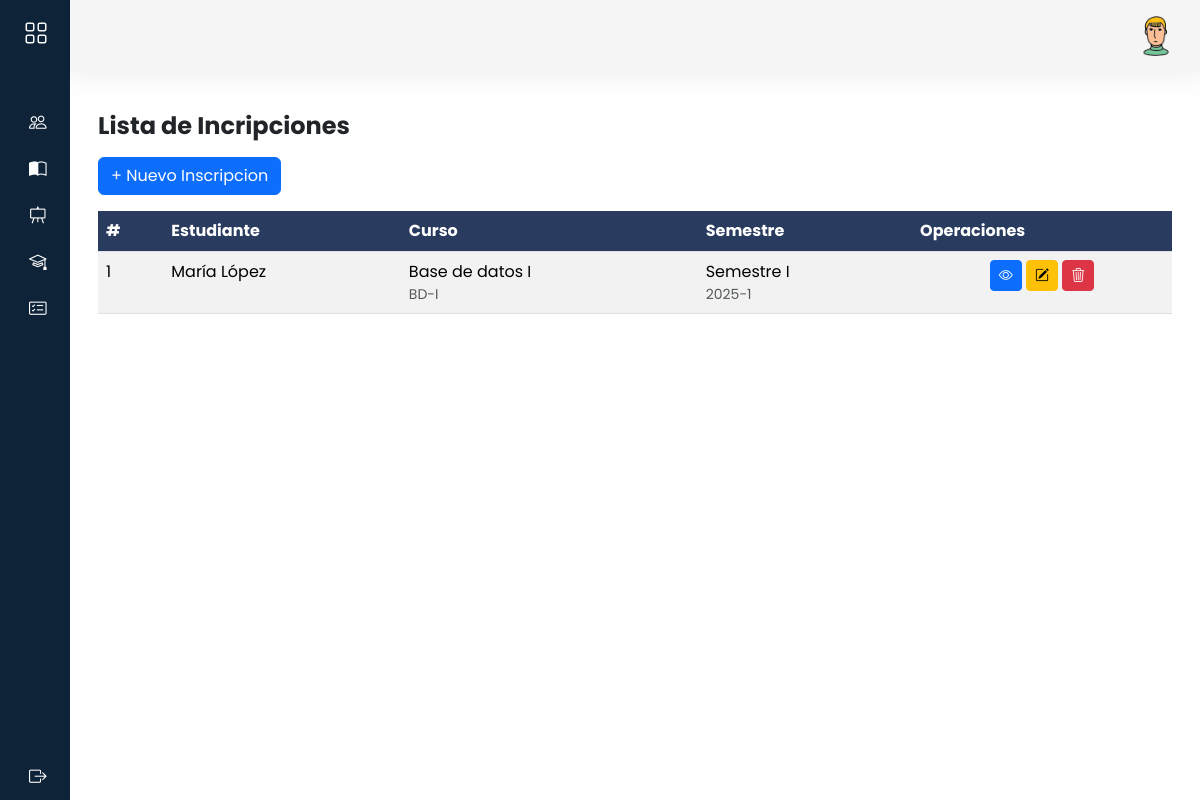
The page /admi/inscripciones/ on the database its author committed.
### models/inscripcion_model.py (models this page shows, shortened)
class Inscripcion(db.Model):
    __tablename__ = 'inscripciones'
    id = db.Column(db.Integer, primary_key=True)
    curso_id = db.Column(db.Integer, db.ForeignKey('cursos.id'), nullable=False)
    estudiante_id = db.Column(db.Integer, db.ForeignKey('estudiantes.id'), nullable=False)
    semestre_id = db.Column(db.Integer, db.ForeignKey('semestres.id'), nullable=False)
    paralelo_id = db.Column(db.Integer, db.ForeignKey('paralelos.id'), nullable=False)
    turno_id = db.Column(db.Integer, db.ForeignKey('turnos.id'), nullable=False)
    curso = db.relationship('Curso',back_populates='inscripciones')
    estudiante = db.relationship('Estudiante',back_populates='inscripciones')
    semestre = db.relationship('Semestre', back_populates='inscripciones')
    paralelo = db.relationship('Paralelo', back_populates='inscripciones')
    turno = db.relationship('Turno',back_populates='inscripciones')
    @staticmethod
    def get_all():
        return Inscripcion.query.all()

### models/usuario_model.py (models this page shows, shortened)
class Usuario(db.Model, UserMixin):
    __tablename__='usuarios'
    id = db.Column(db.Integer,primary_key=True)
    nombre = db.Column(db.String(80),nullable=False)
    apellido = db.Column(db.String(100))
    email = db.Column(db.String(120), unique=True)
    username = db.Column(db.String(20),nullable=False)
    password = db.Column(db.String,nullable=False)
    activo = db.Column(db.Boolean, default=True,nullable=False)
    rol_id = db.Column(db.Integer, db.ForeignKey('rol.id'), nullable=False)
    rol = db.relationship('Rol', back_populates='usuarios')
    docentes = db.relationship('Docente', back_populates='usuario')
    estudiantes = db.relationship('Estudiante', back_populates='usuario')

### models/curso_model.py (models this page shows, shortened)
class Curso(db.Model):
    __tablename__ = 'cursos'
    id = db.Column(db.Integer, primary_key=True)
    nombre = db.Column(db.String(100), nullable=False)
    descripcion = db.Column(db.Text)
    sigla = db.Column(db.String(10), unique=True, nullable=False)
    carga_horaria = db.Column(db.Integer, nullable=False)
    activo = db.Column(db.Boolean, default=True, nullable=False)
    docente_id = db.Column(db.Integer, db.ForeignKey('docentes.id'),nullable=True)
    docente = db.relationship('Docente', back_populates='cursos')
    inscripciones = db.relationship('Inscripcion',back_populates='curso')
    @staticmethod
    def get_all():
        return Curso.query.all()

### models/semestre_modal.py (models this page shows, shortened)
class Semestre(db.Model):
    __tablename__ = 'semestres'
    id = db.Column(db.Integer, primary_key=True)
    gestion = db.Column(db.String(20), nullable=False)  # Ej: "2025-1"
    semestre_num = db.Column(db.String(50), nullable=False)  # Ej: "2025-1"
    fecha_inicio = db.Column(db.Date, nullable=True)
    fecha_fin = db.Column(db.Date, nullable=True)
    inscripciones = db.relationship('Inscripcion',back_populates='semestre')
    @staticmethod
    def get_all():
        return Semestre.query.all()

### controllers/admi/inscripcion_controller.py (the view)
@inscripcion_bp.route("/")
def index():
    inscripciones = Inscripcion.get_all()
    data = cargar_datos()
    return inscripcion_view.list(inscripciones,**data)

### controllers/admi/inscripcion_controller.py (called while the page is built)
def cargar_datos():
    return {
        "estudiantes": Estudiante.get_all(),
        "cursos": Curso.get_all(),
        "paralelos": Paralelo.get_all(),
        "turnos": Turno.get_all(),
        "semestres": Semestre.get_all()
    }

### models/estudiante_model.py (called while the page is built)
    @staticmethod
    def get_all():
        return Estudiante.query.all()

### models/paralelo_modal.py (called while the page is built)
    @staticmethod
    def get_all():
        return Paralelo.query.all()

### models/turno_modal.py (called while the page is built)
    @staticmethod
    def get_all():
        return Turno.query.all()

### views/admi/inscripcion_view.py (called while the page is built)
def list(inscripciones,**kwargs):
    return render_template('admi/inscripciones/index.html',inscripciones=inscripciones,**kwargs)

### templates/admi/inscripciones/index.html (shortened to what this page needs)
{% extends 'admi/base.html' %}
{% block content %}
<h3 class="fw-bold fs-4 my-3">Lista de Incripciones
</h3>
<div class="mb-3">
    <a data-bs-toggle="modal" data-bs-target="#modalNuevoInscripcion" class="btn btn-primary">
        + Nuevo Inscripcion
    </a>
</div>
<div class="row">
    <div class="col-12">
        <div class="table-responsive">
            <table id="mi-tabla" class="table table-striped  display nowrap" style="width:100%">
                <thead>
                    <tr class="highlight">
                        <th>#</th>
                        <th>Estudiante</th>
                        <th>Curso</th>
                        <th>Semestre</th>
                        <th>Operaciones</th>
                    </tr>
                </thead>
                <tbody>
                    {%for item in inscripciones%}
                    <tr>
                        <td>{{item.id}}</td>
                        <td>
                            {{ item.estudiante.usuario.nombre }} {{ item.estudiante.usuario.apellido }}
                        </td>
                        <td>
                            {{ item.curso.nombre }}
                            <div class="text-muted small">{{ item.curso.sigla }}</div>
                        </td>
                        <td>
                            {{ item.semestre.semestre_num }}
                            <div class="text-muted small">{{ item.semestre.gestion }}</div>
                        </td>
                        <td class="text-center">
                            <a data-bs-toggle="modal" data-bs-target="#modalVistaInscripcion{{ item.id }}"
                                class="btn btn-primary btn-sm"><i class=" bi bi-eye"></i></a>
                            <a data-bs-toggle="modal" data-bs-target="#modalEditarInscripcion{{ item.id }}"
                                class="btn btn-warning btn-sm"><i class="bi bi-pencil-square"></i></a>
                            <a class="btn btn-danger btn-sm" data-bs-toggle="modal"
                                data-bs-target="#modalConfirmarEliminar"
                                data-url="{{ url_for('docente.delete', id=item.id) }}">
                                <i class="bi bi-trash3"></i>
                            </a>
                        </td>
                    </tr>
                    {%endfor%}
                </tbody>
            </table>
        </div>
    </div>
</div>
{% endblock %}

### static/css/estilos.css (style rules this page uses)
body { font-family: 'Poppins', sans-serif; background: #ececec; }
::placeholder { font-size: 16px; }
a { text-decoration: none; }
.table>thead tr { color: #FFF; text-align: left; }
tr.highlight th { background-color: #293b5f !important; color: #FFF; }

### rows shown on the page
Inscripcion: id "1", estudiante.usuario.nombre "María", estudiante.usuario.apellido "López", curso.nombre "Base de datos I", curso.sigla "BD-I", semestre.semestre_num "Semestre I", semestre.gestion "2025-1"
